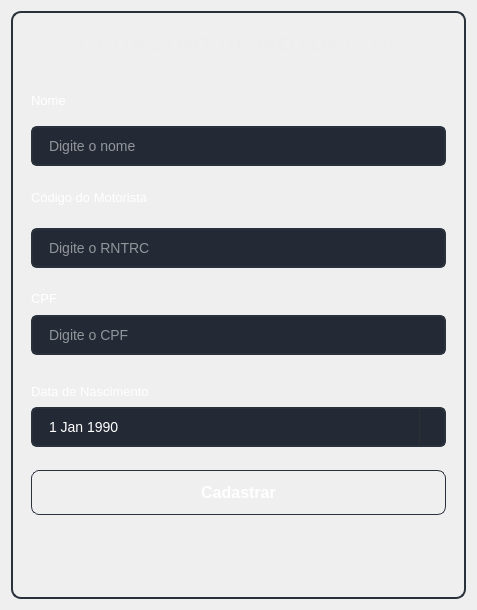
        <widget class="QWidget" name="page_13">
         <property name="styleSheet">
          <string notr="true">#page_13{
 background-color: transparent
}
</string>
         </property>
         <layout class="QVBoxLayout" name="verticalLayout_72">
          <item>
           <widget class="QFrame" name="frame_51">
            <property name="styleSheet">
             <string notr="true">#frame_51{
    background-color: qlineargradient(
        x1:0, y1:0, x2:1, y2:1,
        stop:0 #242A35,
        stop:1 #111213
    );
    border: 1.2px solid #2E2F31;
    border-radius: 10px;
border: 2px solid #29313C;
}</string>
            </property>
            <property name="frameShape">
             <enum>QFrame::NoFrame</enum>
            </property>
            <property name="frameShadow">
             <enum>QFrame::Raised</enum>
            </property>
            <layout class="QVBoxLayout" name="verticalLayout_70">
             <item>
              <widget class="QFrame" name="frame_59">
               <property name="frameShape">
                <enum>QFrame::NoFrame</enum>
               </property>
               <property name="frameShadow">
                <enum>QFrame::Raised</enum>
               </property>
               <layout class="QHBoxLayout" name="horizontalLayout_7">
                <item alignment="Qt::AlignHCenter">
                 <widget class="QLabel" name="label_73">
                  <property name="styleSheet">
                   <string notr="true">* {
    color: #EEEEEE;
    font-size: 22px;
    font-weight: bold;
    letter-spacing: 1px;
}</string>
                  </property>
                  <property name="text">
                   <string>CADASTRO DE MOTORISTA</string>
                  </property>
                 </widget>
                </item>
               </layout>
              </widget>
             </item>
             <item>
              <widget class="QFrame" name="frame_60">
               <property name="minimumSize">
                <size>
                 <width>0</width>
                 <height>450</height>
                </size>
               </property>
               <property name="frameShape">
                <enum>QFrame::NoFrame</enum>
               </property>
               <property name="frameShadow">
                <enum>QFrame::Raised</enum>
               </property>
               <layout class="QVBoxLayout" name="verticalLayout_71">
                <item>
                 <widget class="QLabel" name="label_74">
                  <property name="minimumSize">
                   <size>
                    <width>0</width>
                    <height>40</height>
                   </size>
                  </property>
                  <property name="styleSheet">
                   <string notr="true">QLabel {
    color: white;
    font-size: 13px;
}</string>
                  </property>
                  <property name="text">
                   <string>Nome</string>
                  </property>
                 </widget>
                </item>
                <item>
                 <widget class="QLineEdit" name="lineEdit">
                  <property name="minimumSize">
                   <size>
                    <width>0</width>
                    <height>40</height>
                   </size>
                  </property>
                  <property name="styleSheet">
                   <string notr="true">* {
     border-radius: 6px;
    background-color: #242A35;
    color: white;
    border: 2px solid #29313C;
    padding-right: 24px; /* espaço pro ícone */
    padding-left: 14px;   /* espaço pro texto */
    font-size: 14px;
}
</string>
                  </property>
                  <property name="inputMask">
                   <string/>
                  </property>
                  <property name="text">
                   <string/>
                  </property>
                  <property name="placeholderText">
                   <string>Digite o nome</string>
                  </property>
                 </widget>
                </item>
                <item>
                 <widget class="QLabel" name="label_5">
                  <property name="minimumSize">
                   <size>
                    <width>0</width>
                    <height>50</height>
                   </size>
                  </property>
                  <property name="styleSheet">
                   <string notr="true">QLabel {
    color: white;
    font-size: 13px;
}</string>
                  </property>
                  <property name="text">
                   <string>Código do Motorista</string>
                  </property>
                 </widget>
                </item>
                <item>
                 <widget class="QLineEdit" name="lineEdit_3">
                  <property name="minimumSize">
                   <size>
                    <width>0</width>
                    <height>40</height>
                   </size>
                  </property>
                  <property name="styleSheet">
                   <string notr="true">* {
     border-radius: 6px;
    background-color: #242A35;
    color: white;
    border: 2px solid #29313C;
    padding-right: 24px; /* espaço pro ícone */
    padding-left: 14px;   /* espaço pro texto */
    font-size: 14px;
}
</string>
                  </property>
                  <property name="inputMask">
                   <string/>
                  </property>
                  <property name="text">
                   <string/>
                  </property>
                  <property name="placeholderText">
                   <string>Digite o RNTRC</string>
                  </property>
                 </widget>
                </item>
                <item>
                 <widget class="QLabel" name="label_75">
                  <property name="minimumSize">
                   <size>
                    <width>0</width>
                    <height>35</height>
                   </size>
                  </property>
                  <property name="maximumSize">
                   <size>
                    <width>16777215</width>
                    <height>20</height>
                   </size>
                  </property>
                  <property name="font">
                   <font>
                    <pointsize>-1</pointsize>
                   </font>
                  </property>
                  <property name="styleSheet">
                   <string notr="true">QLabel {
    color: white;
    font-size: 13px;
}</string>
                  </property>
                  <property name="text">
                   <string>CPF</string>
                  </property>
                 </widget>
                </item>
                <item>
                 <widget class="QLineEdit" name="lineEdit_2">
                  <property name="minimumSize">
                   <size>
                    <width>0</width>
                    <height>40</height>
                   </size>
                  </property>
                  <property name="styleSheet">
                   <string notr="true">* {
     border-radius: 6px;
    background-color: #242A35;
    color: white;
    border: 2px solid #29313C;
    padding-right: 24px; /* espaço pro ícone */
    padding-left: 14px;   /* espaço pro texto */
    font-size: 14px;
}
</string>
                  </property>
                  <property name="inputMask">
                   <string/>
                  </property>
                  <property name="text">
                   <string/>
                  </property>
                  <property name="placeholderText">
                   <string>Digite o CPF</string>
                  </property>
                 </widget>
                </item>
                <item>
                 <widget class="QLabel" name="label_76">
                  <property name="minimumSize">
                   <size>
                    <width>0</width>
                    <height>40</height>
                   </size>
                  </property>
                  <property name="maximumSize">
                   <size>
                    <width>16777215</width>
                    <height>20</height>
                   </size>
                  </property>
                  <property name="styleSheet">
                   <string notr="true">QLabel {
    color: white;
    font-size: 13px;
}</string>
                  </property>
                  <property name="text">
                   <string>Data de Nascimento</string>
                  </property>
                 </widget>
                </item>
                <item>
                 <widget class="QDateEdit" name="dateEdit_34">
                  <property name="enabled">
                   <bool>true</bool>
                  </property>
                  <property name="minimumSize">
                   <size>
                    <width>0</width>
                    <height>40</height>
                   </size>
                  </property>
                  <property name="maximumSize">
                   <size>
                    <width>16777214</width>
                    <height>40</height>
                   </size>
                  </property>
                  <property name="font">
                   <font>
                    <pointsize>-1</pointsize>
                   </font>
                  </property>
                  <property name="cursor">
                   <cursorShape>PointingHandCursor</cursorShape>
                  </property>
                  <property name="styleSheet">
                   <string notr="true">QDateEdit {
    border-radius: 6px;
    background-color: #242A35;
    color: white;
    border: 2px solid #29313C;
    padding-right: 24px; /* espaço pro ícone */
    padding-left: 14px;   /* espaço pro texto */
    font-size: 14px;
}

QDateEdit::drop-down {
    subcontrol-origin: padding;
    subcontrol-position: top right;
    width: 24px;
    border-left: 1px solid #2E2F31;
}

QDateEdit::down-arrow {
    image: url(teamplates/icons/calendario.png);  /* Substitua pelo caminho do seu ícone */
    width: 20px;
    height: 20px;
}
</string>
                  </property>
                  <property name="dateTime">
                   <datetime>
                    <hour>0</hour>
                    <minute>0</minute>
                    <second>0</second>
                    <year>1990</year>
                    <month>1</month>
                    <day>1</day>
                   </datetime>
                  </property>
                  <property name="calendarPopup">
                   <bool>true</bool>
                  </property>
                 </widget>
                </item>
                <item>
                 <spacer name="horizontalSpacer_8">
                  <property name="orientation">
                   <enum>Qt::Horizontal</enum>
                  </property>
                  <property name="sizeHint" stdset="0">
                   <size>
                    <width>415</width>
                    <height>17</height>
                   </size>
                  </property>
                 </spacer>
                </item>
                <item>
                 <widget class="QPushButton" name="pushButton_31">
                  <property name="minimumSize">
                   <size>
                    <width>0</width>
                    <height>45</height>
                   </size>
                  </property>
                  <property name="font">
                   <font>
                    <pointsize>12</pointsize>
                    <weight>75</weight>
                    <bold>true</bold>
                   </font>
                  </property>
                  <property name="cursor">
                   <cursorShape>PointingHandCursor</cursorShape>
                  </property>
                  <property name="styleSheet">
                   <string notr="true">QPushButton {
    background-color: qlineargradient(
        x1:0, y1:0, x2:1, y2:1,
        stop:0 #5859B5,
        stop:1 #3435C9
    );
    color: white;
    font-weight: bold;
    border: none;
    border-radius: 8px;
    padding: 8px 0;
border: 1px solid #29313C;
}

QPushButton:hover {
    background-color: qlineargradient(
        x1:0, y1:0, x2:1, y2:1,
        stop:0 #6E70F4,
        stop:1 #5D5FEF
    );
}
</string>
                  </property>
                  <property name="text">
                   <string>Cadastrar</string>
                  </property>
                 </widget>
                </item>
               </layout>
              </widget>
             </item>
             <item>
              <widget class="QFrame" name="frame_61">
               <property name="frameShape">
                <enum>QFrame::NoFrame</enum>
               </property>
               <property name="frameShadow">
                <enum>QFrame::Raised</enum>
               </property>
               <layout class="QHBoxLayout" name="horizontalLayout_8">
                <item>
                 <widget class="QLabel" name="label_77">
                  <property name="minimumSize">
                   <size>
                    <width>0</width>
                    <height>40</height>
                   </size>
                  </property>
                  <property name="styleSheet">
                   <string notr="true">QLabel {
    color: #AAAAAA;
    font-size: 13px;
}</string>
                  </property>
                  <property name="text">
                   <string/>
                  </property>
                 </widget>
                </item>
               </layout>
              </widget>
             </item>
            </layout>
           </widget>
          </item>
         </layout>
        </widget>
